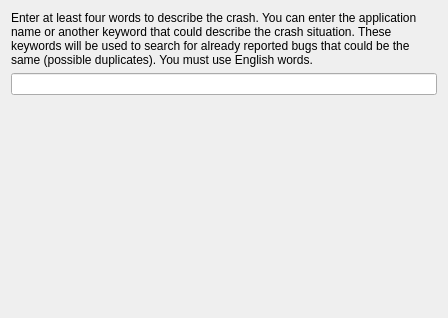
<?xml version="1.0" encoding="UTF-8"?>
<ui version="4.0">
 <class>AssistantPageBugzillaKeywords</class>
 <widget class="QWidget" name="AssistantPageBugzillaKeywords">
  <property name="geometry">
   <rect>
    <x>0</x>
    <y>0</y>
    <width>448</width>
    <height>318</height>
   </rect>
  </property>
  <layout class="QVBoxLayout" name="verticalLayout">
   <item>
    <widget class="QLabel" name="m_detailsLabel">
     <property name="text">
      <string comment="@info/rich">Enter at least four words to describe the crash. You can enter the application name or another keyword that could describe the crash situation. These keywords will be used to search for already reported bugs that could be the same (possible duplicates). &lt;note&gt;You must use English words.&lt;/note&gt;</string>
     </property>
     <property name="wordWrap">
      <bool>true</bool>
     </property>
    </widget>
   </item>
   <item>
    <widget class="KLineEdit" name="m_keywordsEdit"/>
   </item>
   <item>
    <spacer name="verticalSpacer">
     <property name="orientation">
      <enum>Qt::Vertical</enum>
     </property>
     <property name="sizeHint" stdset="0">
      <size>
       <width>20</width>
       <height>40</height>
      </size>
     </property>
    </spacer>
   </item>
  </layout>
 </widget>
 <customwidgets>
  <customwidget>
   <class>KLineEdit</class>
   <extends>QLineEdit</extends>
   <header>klineedit.h</header>
  </customwidget>
 </customwidgets>
 <resources/>
 <connections/>
</ui>
